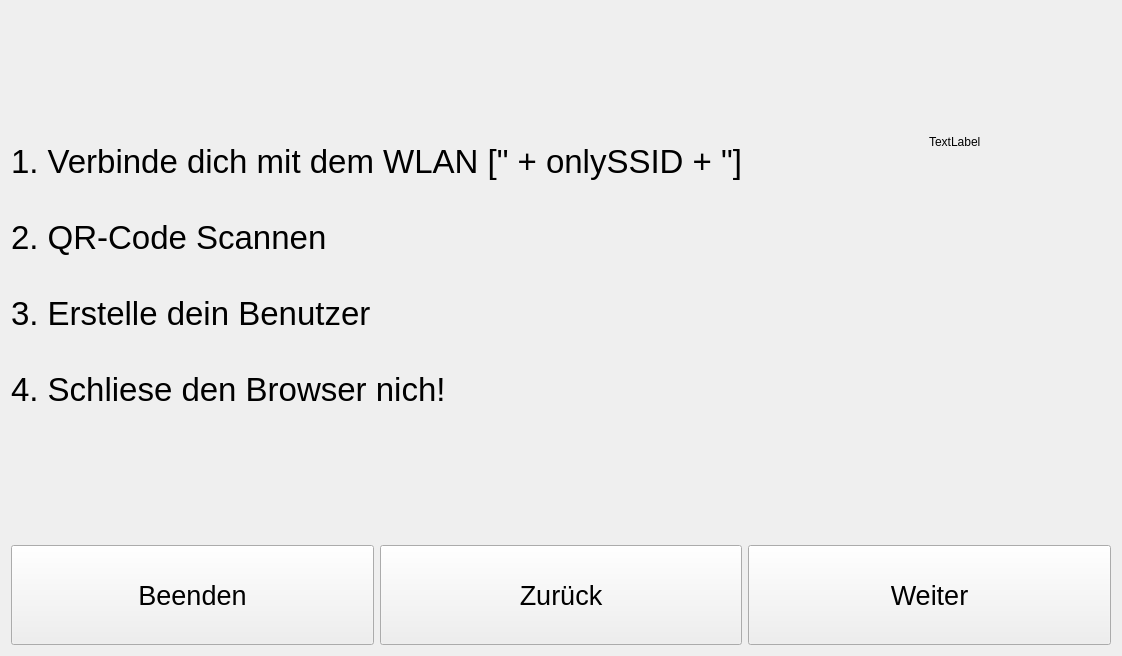
<?xml version="1.0" encoding="UTF-8"?>
<ui version="4.0">
 <class>Form</class>
 <widget class="QWidget" name="Form">
  <property name="geometry">
   <rect>
    <x>0</x>
    <y>0</y>
    <width>1122</width>
    <height>656</height>
   </rect>
  </property>
  <property name="windowTitle">
   <string>Form</string>
  </property>
  <property name="autoFillBackground">
   <bool>true</bool>
  </property>
  <layout class="QVBoxLayout" name="verticalLayout_5">
   <item>
    <layout class="QVBoxLayout" name="verticalLayout" stretch="10,5">
     <item>
      <layout class="QHBoxLayout" name="horizontalLayout_3" stretch="10,2">
       <item>
        <widget class="QLabel" name="label_tut">
         <property name="font">
          <font>
           <pointsize>25</pointsize>
           <weight>50</weight>
           <bold>false</bold>
          </font>
         </property>
         <property name="text">
          <string>1. Verbinde dich mit dem WLAN [&quot; + onlySSID + &quot;]

2. QR-Code Scannen

3. Erstelle dein Benutzer

4. Schliese den Browser nich!</string>
         </property>
        </widget>
       </item>
       <item>
        <layout class="QVBoxLayout" name="verticalLayout_2">
         <item>
          <widget class="QLabel" name="qrCode">
           <property name="text">
            <string>TextLabel</string>
           </property>
          </widget>
         </item>
         <item>
          <widget class="QLabel" name="platzhalter">
           <property name="text">
            <string/>
           </property>
          </widget>
         </item>
        </layout>
       </item>
      </layout>
     </item>
     <item>
      <layout class="QHBoxLayout" name="horizontalLayout">
       <item>
        <widget class="QPushButton" name="btn_Beenden">
         <property name="minimumSize">
          <size>
           <width>0</width>
           <height>100</height>
          </size>
         </property>
         <property name="baseSize">
          <size>
           <width>0</width>
           <height>40</height>
          </size>
         </property>
         <property name="font">
          <font>
           <pointsize>20</pointsize>
          </font>
         </property>
         <property name="text">
          <string>Beenden</string>
         </property>
        </widget>
       </item>
       <item>
        <widget class="QPushButton" name="btn_Zurueck">
         <property name="minimumSize">
          <size>
           <width>0</width>
           <height>100</height>
          </size>
         </property>
         <property name="baseSize">
          <size>
           <width>0</width>
           <height>40</height>
          </size>
         </property>
         <property name="font">
          <font>
           <pointsize>20</pointsize>
          </font>
         </property>
         <property name="text">
          <string>Zurück</string>
         </property>
        </widget>
       </item>
       <item>
        <widget class="QPushButton" name="btn_Weiter">
         <property name="minimumSize">
          <size>
           <width>0</width>
           <height>100</height>
          </size>
         </property>
         <property name="baseSize">
          <size>
           <width>0</width>
           <height>40</height>
          </size>
         </property>
         <property name="font">
          <font>
           <pointsize>20</pointsize>
          </font>
         </property>
         <property name="text">
          <string>Weiter</string>
         </property>
        </widget>
       </item>
      </layout>
     </item>
    </layout>
   </item>
  </layout>
 </widget>
 <resources/>
 <connections/>
</ui>
